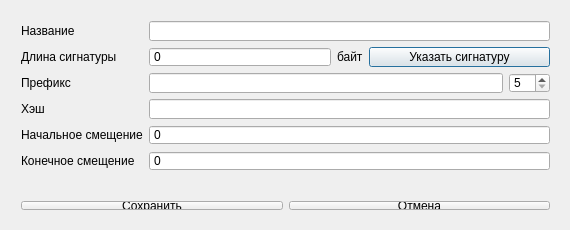
<?xml version="1.0" encoding="UTF-8"?>
<ui version="4.0">
 <class>EditRecordDialog</class>
 <widget class="QDialog" name="EditRecordDialog">
  <property name="geometry">
   <rect>
    <x>0</x>
    <y>0</y>
    <width>570</width>
    <height>230</height>
   </rect>
  </property>
  <property name="windowTitle">
   <string>empty</string>
  </property>
  <property name="modal">
   <bool>false</bool>
  </property>
  <widget class="QWidget" name="formLayoutWidget">
   <property name="geometry">
    <rect>
     <x>10</x>
     <y>10</y>
     <width>551</width>
     <height>172</height>
    </rect>
   </property>
   <layout class="QFormLayout" name="formLayout">
    <item row="0" column="0">
     <widget class="QLabel" name="fieldLable_1">
      <property name="text">
       <string>Название</string>
      </property>
     </widget>
    </item>
    <item row="1" column="0">
     <widget class="QLabel" name="fieldLable_2">
      <property name="text">
       <string>Длина сигнатуры</string>
      </property>
     </widget>
    </item>
    <item row="2" column="0">
     <widget class="QLabel" name="fieldLable_3">
      <property name="text">
       <string>Префикс</string>
      </property>
     </widget>
    </item>
    <item row="3" column="0">
     <widget class="QLabel" name="fieldLable_4">
      <property name="text">
       <string>Хэш</string>
      </property>
     </widget>
    </item>
    <item row="4" column="0">
     <widget class="QLabel" name="fieldLable_5">
      <property name="text">
       <string>Начальное смещение</string>
      </property>
     </widget>
    </item>
    <item row="5" column="0">
     <widget class="QLabel" name="fieldLable_6">
      <property name="text">
       <string>Конечное смещение</string>
      </property>
     </widget>
    </item>
    <item row="0" column="1">
     <widget class="QLineEdit" name="nameEdit"/>
    </item>
    <item row="1" column="1">
     <layout class="QHBoxLayout" name="horizontalLayout_2">
      <property name="sizeConstraint">
       <enum>QLayout::SetDefaultConstraint</enum>
      </property>
      <item>
       <widget class="QSpinBox" name="lenBox">
        <property name="readOnly">
         <bool>true</bool>
        </property>
        <property name="buttonSymbols">
         <enum>QAbstractSpinBox::NoButtons</enum>
        </property>
        <property name="specialValueText">
         <string/>
        </property>
        <property name="maximum">
         <number>1000100146</number>
        </property>
        <property name="value">
         <number>0</number>
        </property>
       </widget>
      </item>
      <item>
       <widget class="QLabel" name="label">
        <property name="sizePolicy">
         <sizepolicy hsizetype="Fixed" vsizetype="Preferred">
          <horstretch>0</horstretch>
          <verstretch>0</verstretch>
         </sizepolicy>
        </property>
        <property name="text">
         <string>байт</string>
        </property>
       </widget>
      </item>
      <item>
       <widget class="QPushButton" name="chooseSigButton">
        <property name="text">
         <string>Указать сигнатуру</string>
        </property>
       </widget>
      </item>
     </layout>
    </item>
    <item row="2" column="1">
     <layout class="QHBoxLayout" name="horizontalLayout_3">
      <property name="sizeConstraint">
       <enum>QLayout::SetDefaultConstraint</enum>
      </property>
      <item>
       <widget class="QLineEdit" name="prefixEdit">
        <property name="sizePolicy">
         <sizepolicy hsizetype="Expanding" vsizetype="Fixed">
          <horstretch>0</horstretch>
          <verstretch>0</verstretch>
         </sizepolicy>
        </property>
        <property name="readOnly">
         <bool>true</bool>
        </property>
       </widget>
      </item>
      <item>
       <widget class="QSpinBox" name="prefLenBox">
        <property name="readOnly">
         <bool>false</bool>
        </property>
        <property name="minimum">
         <number>5</number>
        </property>
        <property name="maximum">
         <number>12</number>
        </property>
       </widget>
      </item>
     </layout>
    </item>
    <item row="3" column="1">
     <widget class="QLineEdit" name="hashEdit">
      <property name="readOnly">
       <bool>true</bool>
      </property>
     </widget>
    </item>
    <item row="4" column="1">
     <widget class="QSpinBox" name="beginOffsetBox">
      <property name="buttonSymbols">
       <enum>QAbstractSpinBox::NoButtons</enum>
      </property>
      <property name="maximum">
       <number>1000</number>
      </property>
     </widget>
    </item>
    <item row="5" column="1">
     <widget class="QSpinBox" name="endOffsetBox">
      <property name="buttonSymbols">
       <enum>QAbstractSpinBox::NoButtons</enum>
      </property>
      <property name="maximum">
       <number>2147483647</number>
      </property>
     </widget>
    </item>
   </layout>
  </widget>
  <widget class="QWidget" name="horizontalLayoutWidget">
   <property name="geometry">
    <rect>
     <x>10</x>
     <y>190</y>
     <width>551</width>
     <height>31</height>
    </rect>
   </property>
   <layout class="QHBoxLayout" name="horizontalLayout">
    <item>
     <widget class="QPushButton" name="saveButton">
      <property name="text">
       <string>Сохранить</string>
      </property>
     </widget>
    </item>
    <item>
     <widget class="QPushButton" name="cancelButton">
      <property name="text">
       <string>Отмена</string>
      </property>
     </widget>
    </item>
   </layout>
  </widget>
 </widget>
 <layoutdefault spacing="6" margin="11"/>
 <tabstops>
  <tabstop>nameEdit</tabstop>
  <tabstop>chooseSigButton</tabstop>
  <tabstop>beginOffsetBox</tabstop>
  <tabstop>endOffsetBox</tabstop>
  <tabstop>saveButton</tabstop>
  <tabstop>lenBox</tabstop>
  <tabstop>hashEdit</tabstop>
  <tabstop>cancelButton</tabstop>
 </tabstops>
 <resources/>
 <connections/>
</ui>
